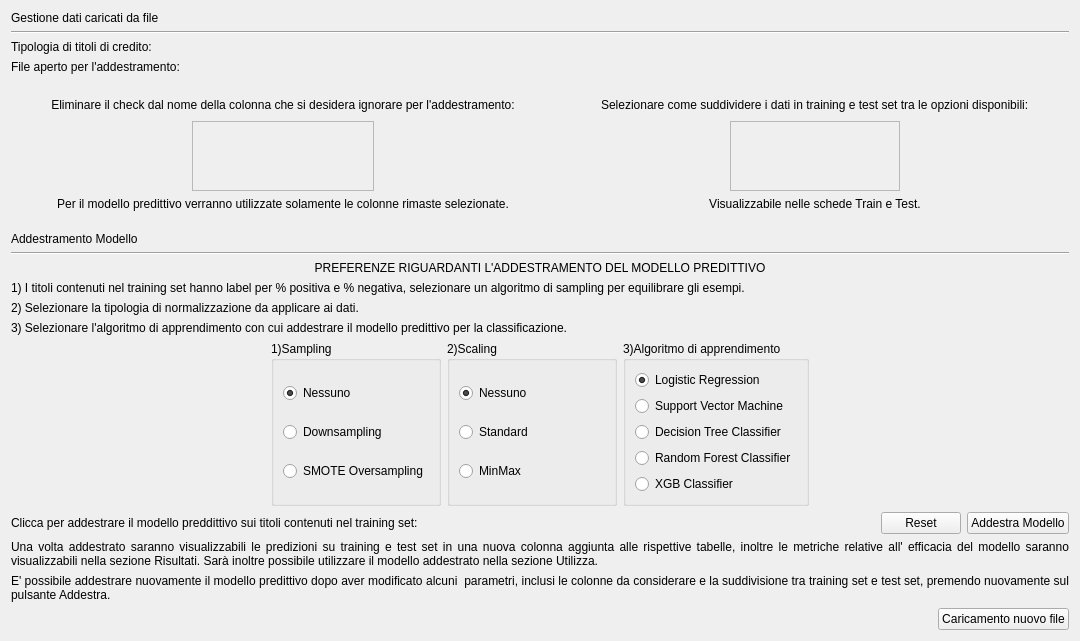
      <widget class="QWidget" name="Main">
       <attribute name="title">
        <string>Main</string>
       </attribute>
       <layout class="QVBoxLayout" name="verticalLayout_6">
        <item>
         <widget class="QLabel" name="label_7">
          <property name="text">
           <string>Gestione dati caricati da file</string>
          </property>
         </widget>
        </item>
        <item>
         <widget class="Line" name="line">
          <property name="orientation">
           <enum>Qt::Horizontal</enum>
          </property>
         </widget>
        </item>
        <item>
         <layout class="QVBoxLayout" name="verticalLayout_7">
          <item>
           <widget class="QLabel" name="main_type">
            <property name="text">
             <string>Tipologia di titoli di credito:</string>
            </property>
            <property name="wordWrap">
             <bool>true</bool>
            </property>
           </widget>
          </item>
          <item>
           <widget class="QLabel" name="main_filename">
            <property name="text">
             <string>File aperto per l'addestramento:</string>
            </property>
            <property name="wordWrap">
             <bool>true</bool>
            </property>
           </widget>
          </item>
         </layout>
        </item>
        <item>
         <spacer name="verticalSpacer_3">
          <property name="orientation">
           <enum>Qt::Vertical</enum>
          </property>
          <property name="sizeType">
           <enum>QSizePolicy::Minimum</enum>
          </property>
          <property name="sizeHint" stdset="0">
           <size>
            <width>20</width>
            <height>15</height>
           </size>
          </property>
         </spacer>
        </item>
        <item>
         <layout class="QHBoxLayout" name="horizontalLayout_15">
          <property name="sizeConstraint">
           <enum>QLayout::SetDefaultConstraint</enum>
          </property>
          <item>
           <layout class="QVBoxLayout" name="verticalLayout_20" stretch="0,0,0">
            <item>
             <layout class="QHBoxLayout" name="horizontalLayout_16">
              <item>
               <spacer name="horizontalSpacer_17">
                <property name="orientation">
                 <enum>Qt::Horizontal</enum>
                </property>
                <property name="sizeHint" stdset="0">
                 <size>
                  <width>40</width>
                  <height>20</height>
                 </size>
                </property>
               </spacer>
              </item>
              <item>
               <widget class="QLabel" name="label_4">
                <property name="text">
                 <string>Eliminare il check dal nome della colonna che si desidera ignorare per l'addestramento:</string>
                </property>
                <property name="alignment">
                 <set>Qt::AlignCenter</set>
                </property>
                <property name="wordWrap">
                 <bool>false</bool>
                </property>
               </widget>
              </item>
              <item>
               <spacer name="horizontalSpacer_18">
                <property name="orientation">
                 <enum>Qt::Horizontal</enum>
                </property>
                <property name="sizeHint" stdset="0">
                 <size>
                  <width>40</width>
                  <height>20</height>
                 </size>
                </property>
               </spacer>
              </item>
             </layout>
            </item>
            <item>
             <layout class="QHBoxLayout" name="horizontalLayout_18">
              <item>
               <spacer name="horizontalSpacer_28">
                <property name="orientation">
                 <enum>Qt::Horizontal</enum>
                </property>
                <property name="sizeHint" stdset="0">
                 <size>
                  <width>40</width>
                  <height>20</height>
                 </size>
                </property>
               </spacer>
              </item>
              <item>
               <widget class="QScrollArea" name="main_list_columns">
                <property name="sizeAdjustPolicy">
                 <enum>QAbstractScrollArea::AdjustToContentsOnFirstShow</enum>
                </property>
                <property name="widgetResizable">
                 <bool>true</bool>
                </property>
                <widget class="QWidget" name="main_list_colums_content">
                 <property name="geometry">
                  <rect>
                   <x>0</x>
                   <y>0</y>
                   <width>139</width>
                   <height>189</height>
                  </rect>
                 </property>
                 <layout class="QVBoxLayout" name="verticalLayout_22"/>
                </widget>
               </widget>
              </item>
              <item>
               <spacer name="horizontalSpacer_29">
                <property name="orientation">
                 <enum>Qt::Horizontal</enum>
                </property>
                <property name="sizeHint" stdset="0">
                 <size>
                  <width>40</width>
                  <height>20</height>
                 </size>
                </property>
               </spacer>
              </item>
             </layout>
            </item>
            <item>
             <widget class="QLabel" name="label_8">
              <property name="text">
               <string>Per il modello predittivo verranno utilizzate solamente le colonne rimaste selezionate.</string>
              </property>
              <property name="alignment">
               <set>Qt::AlignCenter</set>
              </property>
              <property name="wordWrap">
               <bool>true</bool>
              </property>
             </widget>
            </item>
           </layout>
          </item>
          <item>
           <layout class="QVBoxLayout" name="verticalLayout_21">
            <item>
             <layout class="QHBoxLayout" name="horizontalLayout_17">
              <item>
               <spacer name="horizontalSpacer_19">
                <property name="orientation">
                 <enum>Qt::Horizontal</enum>
                </property>
                <property name="sizeHint" stdset="0">
                 <size>
                  <width>40</width>
                  <height>20</height>
                 </size>
                </property>
               </spacer>
              </item>
              <item>
               <widget class="QLabel" name="label_5">
                <property name="text">
                 <string>Selezionare come suddividere i dati in training e test set tra le opzioni disponibili:</string>
                </property>
               </widget>
              </item>
              <item>
               <spacer name="horizontalSpacer_20">
                <property name="orientation">
                 <enum>Qt::Horizontal</enum>
                </property>
                <property name="sizeHint" stdset="0">
                 <size>
                  <width>40</width>
                  <height>20</height>
                 </size>
                </property>
               </spacer>
              </item>
             </layout>
            </item>
            <item>
             <layout class="QHBoxLayout" name="horizontalLayout_20">
              <item>
               <spacer name="horizontalSpacer_30">
                <property name="orientation">
                 <enum>Qt::Horizontal</enum>
                </property>
                <property name="sizeHint" stdset="0">
                 <size>
                  <width>40</width>
                  <height>20</height>
                 </size>
                </property>
               </spacer>
              </item>
              <item>
               <widget class="QScrollArea" name="main_list_split">
                <property name="sizeAdjustPolicy">
                 <enum>QAbstractScrollArea::AdjustToContents</enum>
                </property>
                <property name="widgetResizable">
                 <bool>true</bool>
                </property>
                <widget class="QWidget" name="main_list_split_content">
                 <property name="geometry">
                  <rect>
                   <x>0</x>
                   <y>0</y>
                   <width>129</width>
                   <height>189</height>
                  </rect>
                 </property>
                 <layout class="QVBoxLayout" name="verticalLayout_23"/>
                </widget>
               </widget>
              </item>
              <item>
               <spacer name="horizontalSpacer_31">
                <property name="orientation">
                 <enum>Qt::Horizontal</enum>
                </property>
                <property name="sizeHint" stdset="0">
                 <size>
                  <width>40</width>
                  <height>20</height>
                 </size>
                </property>
               </spacer>
              </item>
             </layout>
            </item>
            <item>
             <widget class="QLabel" name="label_12">
              <property name="text">
               <string>Visualizzabile nelle schede Train e Test.</string>
              </property>
              <property name="alignment">
               <set>Qt::AlignCenter</set>
              </property>
              <property name="wordWrap">
               <bool>true</bool>
              </property>
             </widget>
            </item>
           </layout>
          </item>
         </layout>
        </item>
        <item>
         <spacer name="verticalSpacer">
          <property name="orientation">
           <enum>Qt::Vertical</enum>
          </property>
          <property name="sizeType">
           <enum>QSizePolicy::Minimum</enum>
          </property>
          <property name="sizeHint" stdset="0">
           <size>
            <width>20</width>
            <height>15</height>
           </size>
          </property>
         </spacer>
        </item>
        <item>
         <widget class="QLabel" name="label_3">
          <property name="text">
           <string>Addestramento Modello</string>
          </property>
          <property name="wordWrap">
           <bool>true</bool>
          </property>
         </widget>
        </item>
        <item>
         <widget class="Line" name="line_3">
          <property name="orientation">
           <enum>Qt::Horizontal</enum>
          </property>
         </widget>
        </item>
        <item>
         <layout class="QVBoxLayout" name="verticalLayout_9">
          <property name="sizeConstraint">
           <enum>QLayout::SetDefaultConstraint</enum>
          </property>
          <item>
           <widget class="QLabel" name="label">
            <property name="text">
             <string>PREFERENZE RIGUARDANTI L'ADDESTRAMENTO DEL MODELLO PREDITTIVO</string>
            </property>
            <property name="alignment">
             <set>Qt::AlignCenter</set>
            </property>
            <property name="wordWrap">
             <bool>true</bool>
            </property>
           </widget>
          </item>
          <item>
           <widget class="QLabel" name="filelabelratio">
            <property name="text">
             <string>1) I titoli contenuti nel training set hanno label per % positiva e % negativa, selezionare un algoritmo di sampling per equilibrare gli esempi.</string>
            </property>
            <property name="wordWrap">
             <bool>true</bool>
            </property>
           </widget>
          </item>
          <item>
           <widget class="QLabel" name="label_2">
            <property name="text">
             <string>2) Selezionare la tipologia di normalizzazione da applicare ai dati.</string>
            </property>
            <property name="wordWrap">
             <bool>true</bool>
            </property>
           </widget>
          </item>
          <item>
           <widget class="QLabel" name="label_6">
            <property name="text">
             <string>3) Selezionare l'algoritmo di apprendimento con cui addestrare il modello predittivo per la classificazione.</string>
            </property>
            <property name="wordWrap">
             <bool>true</bool>
            </property>
           </widget>
          </item>
         </layout>
        </item>
        <item>
         <layout class="QHBoxLayout" name="horizontalLayout_5">
          <property name="sizeConstraint">
           <enum>QLayout::SetNoConstraint</enum>
          </property>
          <item>
           <spacer name="horizontalSpacer_13">
            <property name="orientation">
             <enum>Qt::Horizontal</enum>
            </property>
            <property name="sizeHint" stdset="0">
             <size>
              <width>40</width>
              <height>20</height>
             </size>
            </property>
           </spacer>
          </item>
          <item>
           <widget class="QGroupBox" name="groupBox_3">
            <property name="minimumSize">
             <size>
              <width>170</width>
              <height>0</height>
             </size>
            </property>
            <property name="title">
             <string>1)Sampling</string>
            </property>
            <property name="flat">
             <bool>false</bool>
            </property>
            <property name="checkable">
             <bool>false</bool>
            </property>
            <layout class="QVBoxLayout" name="verticalLayout_11">
             <item>
              <widget class="QRadioButton" name="sampling1">
               <property name="text">
                <string>Nessuno</string>
               </property>
               <property name="checked">
                <bool>true</bool>
               </property>
              </widget>
             </item>
             <item>
              <widget class="QRadioButton" name="sampling2">
               <property name="text">
                <string>Downsampling</string>
               </property>
              </widget>
             </item>
             <item>
              <widget class="QRadioButton" name="sampling3">
               <property name="text">
                <string>SMOTE Oversampling</string>
               </property>
              </widget>
             </item>
            </layout>
           </widget>
          </item>
          <item>
           <widget class="QGroupBox" name="groupBox">
            <property name="minimumSize">
             <size>
              <width>170</width>
              <height>0</height>
             </size>
            </property>
            <property name="title">
             <string>2)Scaling</string>
            </property>
            <layout class="QVBoxLayout" name="verticalLayout_10">
             <item>
              <widget class="QRadioButton" name="scaling1">
               <property name="text">
                <string>Nessuno</string>
               </property>
               <property name="checked">
                <bool>true</bool>
               </property>
              </widget>
             </item>
             <item>
              <widget class="QRadioButton" name="scaling2">
               <property name="text">
                <string>Standard</string>
               </property>
              </widget>
             </item>
             <item>
              <widget class="QRadioButton" name="scaling3">
               <property name="text">
                <string>MinMax</string>
               </property>
              </widget>
             </item>
            </layout>
           </widget>
          </item>
          <item>
           <widget class="QGroupBox" name="groupBox_2">
            <property name="sizePolicy">
             <sizepolicy hsizetype="Preferred" vsizetype="Preferred">
              <horstretch>0</horstretch>
              <verstretch>0</verstretch>
             </sizepolicy>
            </property>
            <property name="minimumSize">
             <size>
              <width>170</width>
              <height>0</height>
             </size>
            </property>
            <property name="title">
             <string>3)Algoritmo di apprendimento</string>
            </property>
            <layout class="QVBoxLayout" name="verticalLayout_12">
             <item>
              <widget class="QRadioButton" name="algorithm1">
               <property name="text">
                <string>Logistic Regression</string>
               </property>
               <property name="checked">
                <bool>true</bool>
               </property>
              </widget>
             </item>
             <item>
              <widget class="QRadioButton" name="algorithm2">
               <property name="text">
                <string>Support Vector Machine</string>
               </property>
              </widget>
             </item>
             <item>
              <widget class="QRadioButton" name="algorithm3">
               <property name="text">
                <string>Decision Tree Classifier</string>
               </property>
              </widget>
             </item>
             <item>
              <widget class="QRadioButton" name="algorithm4">
               <property name="text">
                <string>Random Forest Classifier</string>
               </property>
              </widget>
             </item>
             <item>
              <widget class="QRadioButton" name="algorithm5">
               <property name="text">
                <string>XGB Classifier</string>
               </property>
              </widget>
             </item>
            </layout>
           </widget>
          </item>
          <item>
           <spacer name="horizontalSpacer_15">
            <property name="orientation">
             <enum>Qt::Horizontal</enum>
            </property>
            <property name="sizeHint" stdset="0">
             <size>
              <width>40</width>
              <height>20</height>
             </size>
            </property>
           </spacer>
          </item>
         </layout>
        </item>
        <item>
         <layout class="QHBoxLayout" name="horizontalLayout_7">
          <item>
           <widget class="QLabel" name="label_10">
            <property name="text">
             <string>Clicca per addestrare il modello preddittivo sui titoli contenuti nel training set:</string>
            </property>
            <property name="wordWrap">
             <bool>false</bool>
            </property>
           </widget>
          </item>
          <item>
           <spacer name="horizontalSpacer_6">
            <property name="orientation">
             <enum>Qt::Horizontal</enum>
            </property>
            <property name="sizeType">
             <enum>QSizePolicy::MinimumExpanding</enum>
            </property>
            <property name="sizeHint" stdset="0">
             <size>
              <width>40</width>
              <height>20</height>
             </size>
            </property>
           </spacer>
          </item>
          <item>
           <widget class="QPushButton" name="main_button_reset">
            <property name="text">
             <string>Reset</string>
            </property>
           </widget>
          </item>
          <item>
           <widget class="QPushButton" name="main_button_train">
            <property name="text">
             <string>Addestra Modello</string>
            </property>
           </widget>
          </item>
         </layout>
        </item>
        <item>
         <layout class="QVBoxLayout" name="verticalLayout_13">
          <item>
           <widget class="QLabel" name="label_9">
            <property name="text">
             <string>Una volta addestrato saranno visualizzabili le predizioni su training e test set in una nuova colonna aggiunta alle rispettive tabelle, inoltre le metriche relative all' efficacia del modello saranno visualizzabili nella sezione Risultati. Sarà inoltre possibile utilizzare il modello addestrato nella sezione Utilizza.</string>
            </property>
            <property name="alignment">
             <set>Qt::AlignJustify|Qt::AlignVCenter</set>
            </property>
            <property name="wordWrap">
             <bool>true</bool>
            </property>
           </widget>
          </item>
          <item>
           <widget class="QLabel" name="label_11">
            <property name="text">
             <string>E' possibile addestrare nuovamente il modello predittivo dopo aver modificato alcuni  parametri, inclusi le colonne da considerare e la suddivisione tra training set e test set, premendo nuovamente sul pulsante Addestra.</string>
            </property>
            <property name="alignment">
             <set>Qt::AlignJustify|Qt::AlignVCenter</set>
            </property>
            <property name="wordWrap">
             <bool>true</bool>
            </property>
           </widget>
          </item>
         </layout>
        </item>
        <item>
         <layout class="QHBoxLayout" name="horizontalLayout_6">
          <item>
           <spacer name="horizontalSpacer_5">
            <property name="orientation">
             <enum>Qt::Horizontal</enum>
            </property>
            <property name="sizeHint" stdset="0">
             <size>
              <width>40</width>
              <height>20</height>
             </size>
            </property>
           </spacer>
          </item>
          <item>
           <widget class="QPushButton" name="main_button_file">
            <property name="text">
             <string>Caricamento nuovo file</string>
            </property>
           </widget>
          </item>
         </layout>
        </item>
       </layout>
      </widget>
